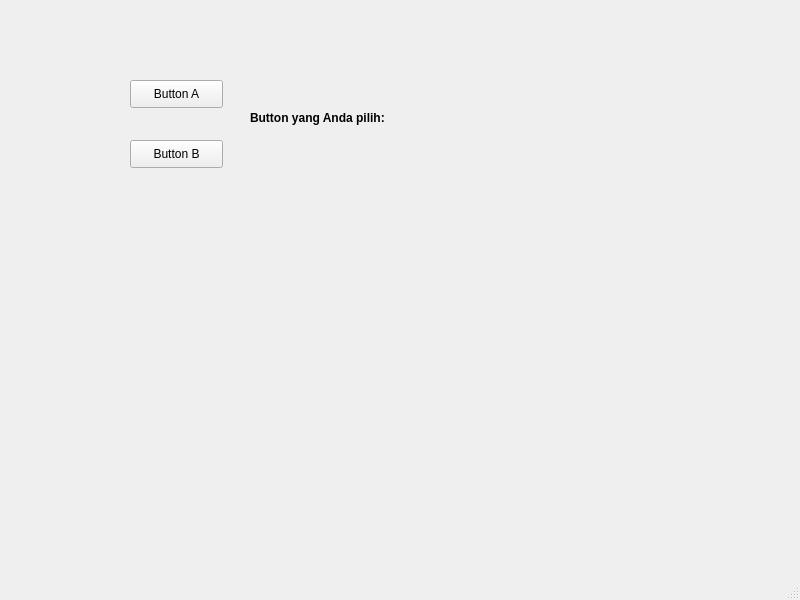
<?xml version="1.0" encoding="UTF-8"?>
<ui version="4.0">
 <class>MainWindow</class>
 <widget class="QMainWindow" name="MainWindow">
  <property name="geometry">
   <rect>
    <x>0</x>
    <y>0</y>
    <width>800</width>
    <height>600</height>
   </rect>
  </property>
  <property name="windowTitle">
   <string>MainWindow</string>
  </property>
  <widget class="QWidget" name="centralwidget">
   <widget class="QPushButton" name="pushButton">
    <property name="geometry">
     <rect>
      <x>130</x>
      <y>80</y>
      <width>93</width>
      <height>28</height>
     </rect>
    </property>
    <property name="text">
     <string>Button A</string>
    </property>
   </widget>
   <widget class="QLabel" name="label">
    <property name="geometry">
     <rect>
      <x>250</x>
      <y>110</y>
      <width>171</width>
      <height>16</height>
     </rect>
    </property>
    <property name="font">
     <font>
      <weight>75</weight>
      <bold>true</bold>
     </font>
    </property>
    <property name="text">
     <string>Button yang Anda pilih:</string>
    </property>
   </widget>
   <widget class="QPushButton" name="pushButton_2">
    <property name="geometry">
     <rect>
      <x>130</x>
      <y>140</y>
      <width>93</width>
      <height>28</height>
     </rect>
    </property>
    <property name="text">
     <string>Button B</string>
    </property>
   </widget>
  </widget>
  <widget class="QMenuBar" name="menubar">
   <property name="geometry">
    <rect>
     <x>0</x>
     <y>0</y>
     <width>800</width>
     <height>26</height>
    </rect>
   </property>
  </widget>
  <widget class="QStatusBar" name="statusbar"/>
 </widget>
 <resources/>
 <connections/>
</ui>
